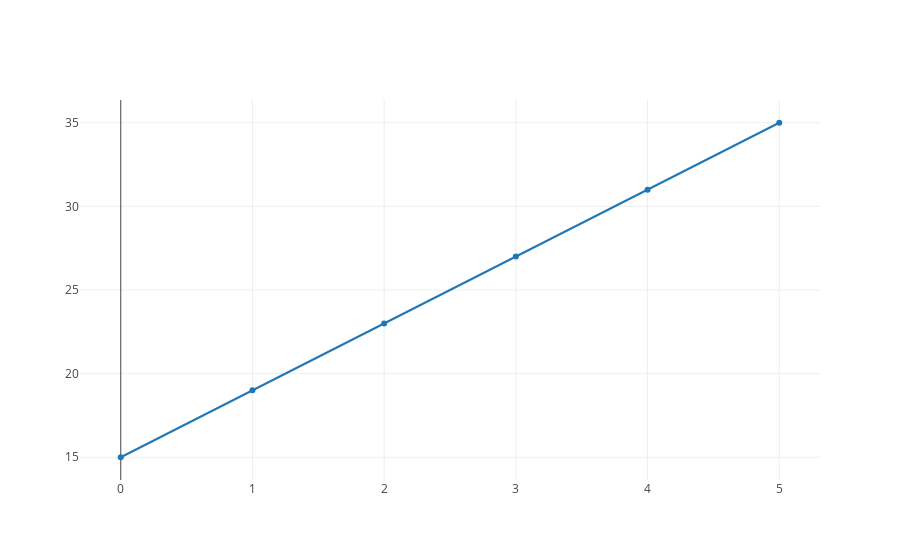

The notebook cell saved with this chart:
### Markdown cell above
We can plot the function by calculating outputs at a range of x values.  Note that we use our `output_at` function to calculate the output at each individual x value.

### Code cell
import plotly
from plotly.offline import iplot, init_notebook_mode
init_notebook_mode(connected=True)

from graph import plot, trace_values, build_layout

x_values = list(range(0, 6))
# layout = build_layout(y_axis = {'range': [0, 35]})


four_x_plus_fifteen_values = list(map(lambda x: output_at(four_x_plus_fifteen, x),x_values))
four_x_plus_fifteen_trace = trace_values(x_values, four_x_plus_fifteen_values, mode = 'line')
plot([four_x_plus_fifteen_trace])

### Figure 1 — Plotly figure (JSON) as saved in the notebook; plotly's stock layout.template omitted (floating-point values rounded to 4 significant figures)
{"data": [{"mode": "line", "name": "data", "text": [], "x": [0, 1, 2, 3, 4, 5], "y": [15, 19, 23, 27, 31, 35]}], "layout": {}}
